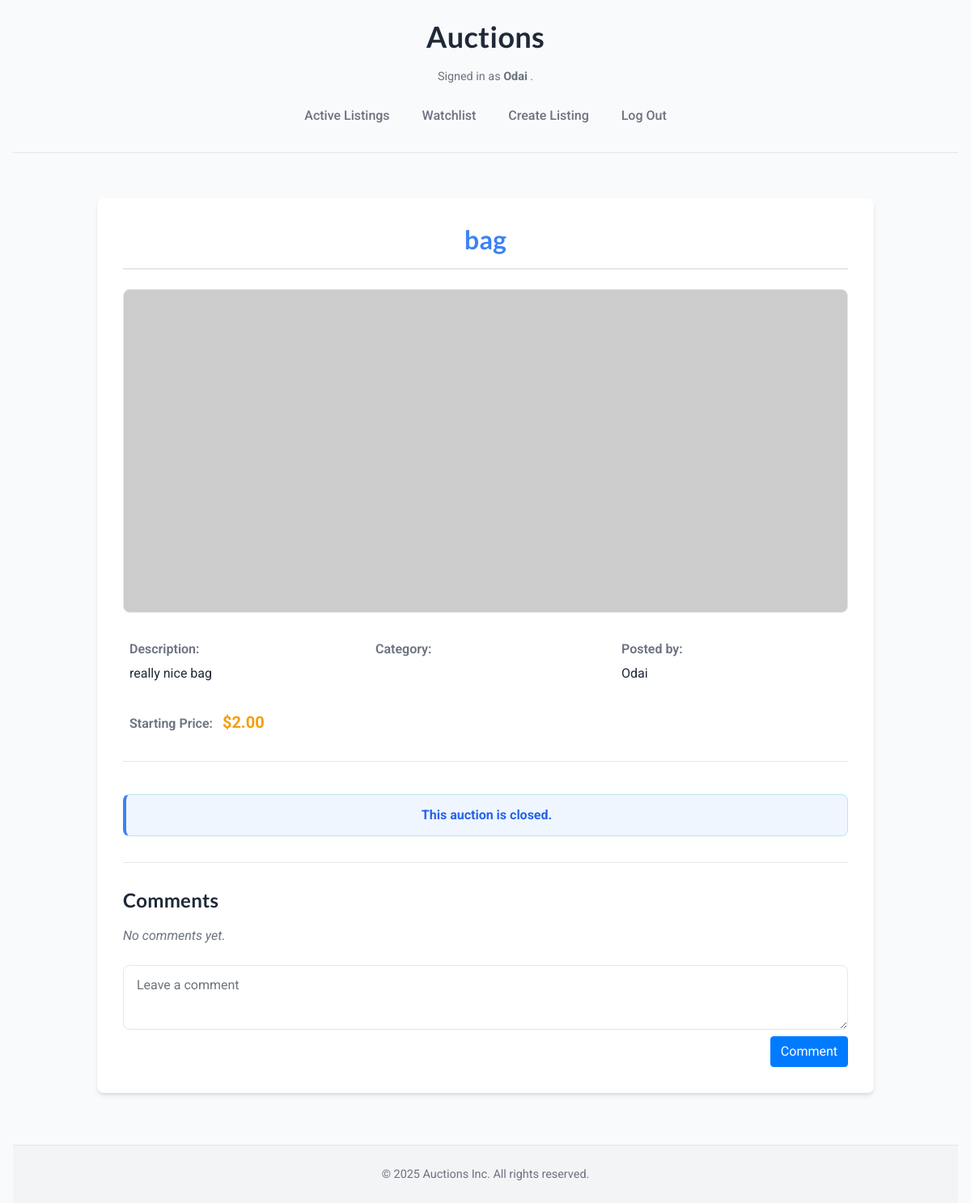
Page /listing/1/ (signed in) on the committed database.
### auctions/models.py (models this page shows, shortened)
class User(AbstractUser):
    watchlist = models.ManyToManyField('Listing', blank=True, related_name="watched_by")

class Listing(models.Model):
    CATEGORY_CHOICES = [
        ("electronics", "Electronics"),
        ("fashion", "Fashion & Accessories"),
        ("home", "Home & Kitchen"),
        ("sports", "Sports & Outdoors"),
        ("beauty", "Beauty & Personal Care"),
        ("books", "Books & Magazines"),
        ("toys", "Toys & Games"),
        ("phones", "Smartphones"),
        ("computers", "Computers & Laptops"),
        ("gaming", "Gaming & Consoles"),
        ("cars", "Cars"),
        ("rent", "Apartments for Rent"),
        ("freelance", "Freelancing Services"),
        ("collectibles", "Collectibles"),
        ("misc", "Miscellaneous"),
    ]
    title = models.CharField(max_length=64)
    description = models.TextField(blank=True)
    starting_price = models.DecimalField(max_digits=10, decimal_places=2)
    current_highest_bid = models.DecimalField(max_digits=10, decimal_places=2, blank=True, null=True)
    owner = models.ForeignKey(User, on_delete=models.CASCADE, related_name="listings")
    category = models.CharField(max_length=64, choices=CATEGORY_CHOICES, blank=True)
    image_url = models.URLField(blank=True)
    is_active = models.BooleanField(default=True)
    time_posted = models.DateTimeField(auto_now_add=True)

### auctions/views.py (the view)
# urls.py: path("listing/<int:listing_id>/", views.listing_detail, name="listing_detail"),
@login_required
def listing_detail(request, listing_id):
    listing = get_object_or_404(Listing, pk=listing_id)
    comments = listing.comments.all()
    bids = listing.bids.all()
    is_owner = request.user == listing.owner
    current_bid = listing.current_highest_bid or listing.starting_price
    winner = None
    if not listing.is_active:
        if bids.exists():
            winner = bids.latest('amount').bidder
    return render(request, "auctions/listing_detail.html", {
        "listing": listing,
        "comments": comments,
        "is_owner": is_owner,
        "current_bid": current_bid,
        "winner": winner
    })

### auctions/templates/auctions/listing_detail.html (shortened to what this page needs)
{% extends "auctions/layout.html" %}
{% block body %}
<div class="listing-detail-page-container container">
    <div class="listing-detail">
      <h2 class="listing-detail-title">{{ listing.title }}</h2>
      <img class="listing-detail-image" src="{{ listing.image_url|default:'https://placehold.co/600x400?text=No+Image' }}" alt="{{ listing.title }}">
      <div class="listing-info-grid">
          <div class="listing-detail-info">
            <span class="listing-detail-label">Description:</span> {{ listing.description }}
          </div>
          <div class="listing-detail-info">
            <span class="listing-detail-label">Category:</span> {{ listing.get_category_display }}
          </div>
          <div class="listing-detail-info">
            <span class="listing-detail-label">Posted by:</span> {{ listing.owner.username }}
          </div>
          <div class="listing-detail-info price-info">
            <span class="listing-detail-label">
              {% if listing.current_highest_bid %}
                Current Price:
              {% else %}
                Starting Price:
              {% endif %}
            </span>
            <span class="price-value">${{ listing.current_highest_bid|default:listing.starting_price }}</span>
          </div>
      </div>
      <div class="listing-detail-actions">
        {% if listing.is_active %}
          {% if not is_owner %}
            <form method="post" action="{% url 'toggle_watchlist' listing.id %}">
              {% csrf_token %}
              <button type="submit" class="btn btn-primary">
                {% if listing in user.watchlist.all %}
                   Remove from watchlist
                {% else %}
                  Add to watchlist
                {% endif %}
              </button>
            </form>
            <hr class="section-divider">
            <form method="post" action="{% url 'place_bid' listing.id %}" class="bid-form">
              {% csrf_token %}
              <input type="number" step="0.01" name="bid_amount" placeholder="Enter bid" class="form-control bid-input w-50">
              <button type="submit" class="btn btn-primary">Place bid</button>
            </form>
          {% else %}
            <form method="post" action="{% url 'close_listing' listing.id %}" class="close-auction-form">
              {% csrf_token %}
              <button type="submit" class="btn btn-danger">Close Auction</button>
            </form>
          {% endif %}
        {% else %}
          <p class="alert alert-info error"><strong>This auction is closed.</strong></p>
        {% endif %}
      </div>
      <hr class="section-divider">
      <div class="listing-detail-comments">
        <h3>Comments</h3>
        <ul class="comment-list">
          {% for Comment in comments %}
            <li class="comment-item"><strong>{{ Comment.commenter.username }}:</strong> {{ Comment.content }}</li>
          {% empty %}
            <li class="no-comments">No comments yet.</li>
          {% endfor %}
        </ul>
        <form method="post" action="{% url 'add_comment' listing.id %}" class="comment-form">
          <textarea name="content" placeholder="Leave a comment" class="form-control"></textarea>
          <button type="submit" class="btn btn-primary">Comment</button>
        </form>
      </div>
    </div>
</div>
{% endblock %}

### auctions/templates/auctions/layout.html (shortened to what this page needs)
{% load static %}
<!DOCTYPE html>
<html lang="en">
    <head>
        <link rel="stylesheet" href="https://stackpath.bootstrapcdn.com/bootstrap/4.4.1/css/bootstrap.min.css">
        <link href="{% static 'auctions/styles.css' %}" rel="stylesheet">
    </head>
    <body>
        <div class="page-container">
            <header class="site-header">
                <h1><a href="{% url 'index' %}" class="site-title">Auctions</a></h1>
                <div class="user-info">
                    {% if user.is_authenticated %}
                        Signed in as <strong>{{ user.username }}</strong>.
                    {% else %}
                        Not signed in.
                    {% endif %}
                </div>
                <nav class="main-nav">
                    <ul class="nav">
                        <li class="nav-item">
                            <a class="nav-link" href="{% url 'index' %}">Active Listings</a>
                        </li>
                        {% if user.is_authenticated %}
                            <li class="nav-item">
                                <a class="nav-link" href="{% url 'watchlist' %}">Watchlist</a>
                            </li>
                            <li class="nav-item">
                                <a class="nav-link" href="{% url 'new' %}">Create Listing</a>
                            </li>
                            <li class="nav-item">
                                <a class="nav-link" href="{% url 'logout' %}">Log Out</a>
                            </li>
                        {% endif %}
                    </ul>
                </nav>
            </header>
            <main class="main-content">
                {% block body %}
                {% endblock %}
            </main>
            <footer class="site-footer">
                <p>© {% now "Y" %} Auctions Inc. All rights reserved.</p>
            </footer>
        </div>
    </body>
</html>

### rows in the picture
User: username "Odai"
Listing: title "bag", description "really nice bag", owner.username "Odai", current_highest_bid "2.00"
